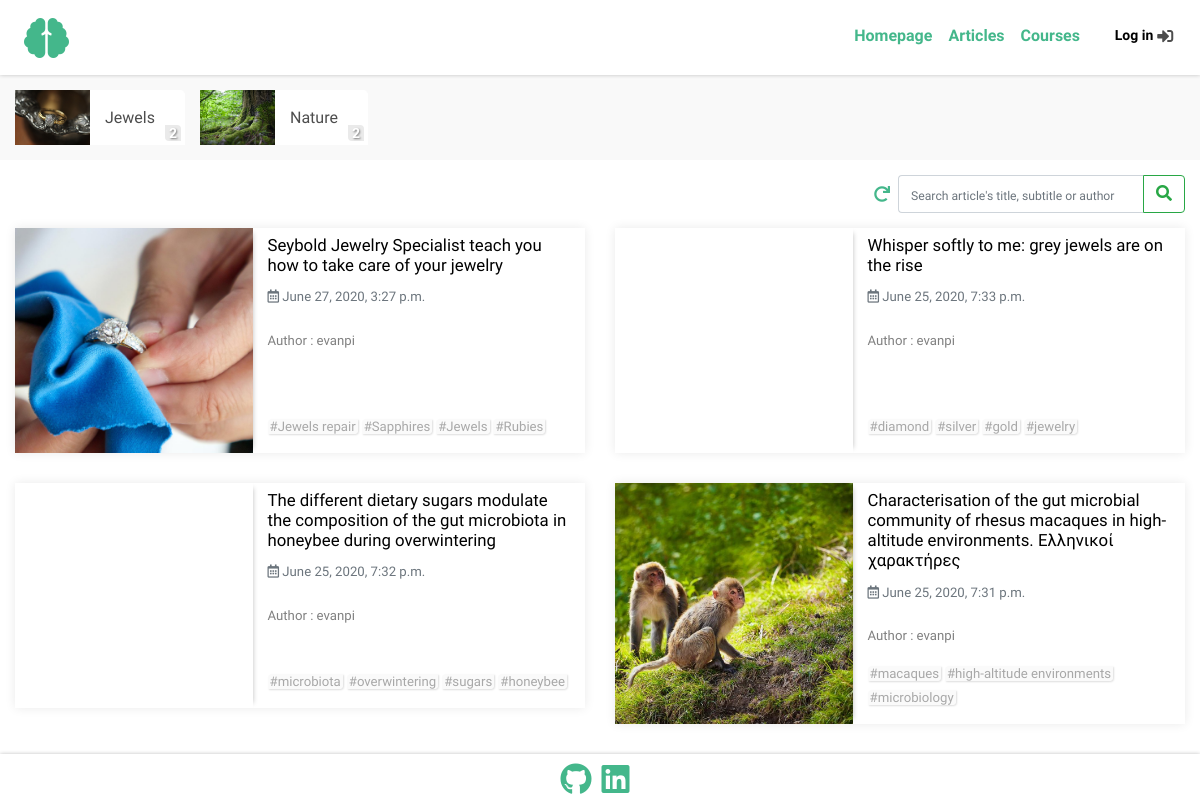
The app's page /articles/ with its own data.
### articles/models.py (models this page shows, shortened)
class ArticlesCategories(models.Model):
    class Meta:
        verbose_name = 'Article Category'
        verbose_name_plural = 'Articles Categories'
    title = models.CharField(max_length=100, unique=True)
    slug = models.SlugField(editable=False,max_length=100,default='')
    image = models.ImageField(upload_to = "Articles_Categories_Images", default='', blank=True)

class Articles(models.Model, HitCountMixin):
    class Meta:
        verbose_name = 'Article'
        verbose_name_plural = 'Articles'
    category = models.ForeignKey(ArticlesCategories, on_delete=models.SET_NULL, null=True, blank=True)
    title = models.TextField(max_length=256,unique=True)
    search = models.CharField(default='',editable=False,max_length=512)
    slug = models.SlugField(editable=False,max_length=256)
    subtitle = models.TextField(max_length=256, blank=True)
    image = models.ImageField(upload_to = "Articles_Images", default='')
    use_image_as_background_in_article = models.BooleanField(default=True)
    article = RichTextUploadingField(external_plugin_resources=[('exportpdf','/static/articles/js/exportpdf/','plugin.js')])
    tags = TaggableManager(blank=True)
    created = models.DateTimeField(auto_now_add=True)
    updated = models.DateTimeField(auto_now=True)
    publish_date = models.DateTimeField()
    author = models.CharField(editable=False, default='', max_length=256)

### articles/views.py (the view)
# urls.py: path('', include('articles.urls')),
def articles(request):
    current_datetime = localtime(now())
    categories = ArticlesCategories.objects.annotate(articles_count=Count('articles', filter=Q(articles__publish_date__lte=current_datetime)))
    articles = Articles.objects.filter(publish_date__lte=current_datetime).order_by('-publish_date')
    if request.method == 'POST':
        mut = request.POST.copy()
        mut['search'] = ''.join(c for c in unicodedata.normalize('NFD', mut['search'].lower()) if unicodedata.category(c) != 'Mn')
        articles_Filter = ArticlesFilter(mut, queryset=articles)
        articles = articles_Filter.qs
    else:
        articles_Filter = ArticlesFilter()
    paginator = Paginator(articles, 6)
    page_number = request.GET.get('page')
    page_obj = paginator.get_page(page_number)
    context = {'categories':categories,'articles':articles,'page_obj':page_obj,'articles_Filter':articles_Filter}
    return render(request, 'articles/articles.html', context)

### articles/templates/articles/articles.html (shortened to what this page needs)
{% extends 'articles/base.html' %}
{% load static %}
{% load thumbnail %}
{% load articles %}
{% block links %}
<link rel="stylesheet" href="{% static 'articles/css/articles.css' %}">
{% endblock %}
{% block main %}
{% include 'articles/navigation.html' %}
<div id="categories-container-wrapper" style="padding-top:15px; padding-bottom:15px; background:#f9f9f9;" class="text-center">
  {% for category in categories %}
  <div class="categories-container">
    <a href="{% url 'articlesCategory' category.slug %}">
      {% thumbnail category.image "200x200" quality=91 as im %}
      <div style="background-image:url({{im.url}});" class="category-image-div">
      </div>
      {% endthumbnail %}
    </a>
    <a href="{% url 'articlesCategory' category.slug %}">
      <div class="category-info">
        <span class="category-title" style="margin:0;">{{category.title}}</span>
        <div class="category-count">
          <span>{{category.articles_count}}</span>
        </div>
      </div>
    </a>
  </div>
  {% endfor %}
</div>
<div style="display: flex; justify-content: flex-end; align-items: center; padding-top:15px;" class="container-fluid">
  <a href="{% url 'articles' %}">
    <div id="restore-default-articles" style="height: 100%; width:32px; display: flex; flex-direction: column; justify-content: center; align-items: center;">
      <i style="color: #44b78b;" class="fas fa-redo"></i>
    </div>
  </a>
  <form id="articles-search-form" action="{% url 'articles' %}" method="POST">
    {{articles_Filter.form.search}}
    <button id="articles-search-submit" class="btn btn-outline-success" type="submit"><i class="fas fa-search"></i></button>
  </form>
</div>
<div id="articles1">
  <div class="container-fluid">
    <div id="articlesContainer" class="row infinite-container">
      {% if articles.count != 0 %}
      {% for article in page_obj %}
      <div class="col-12 col-xl-6 infinite-item">
        <div class="container-fluid">
          <a href="{% url 'article' article.slug %}">
            <div class="row articleRow">
              {% thumbnail article.image "500x500" quality=91 as im %}
              <div style="background-image:url({{im.url}});" class="col-12 col-sm-6 col-xl-5 articleImageDiv">
              </div>
              {% endthumbnail %}
              <div class="col-12 col-sm-6 col-xl-7">
                <div class="articleInfo">
                  <div class="title-Subtitle-Publised-Author">
                      <h4 class="articleTitle">{{article.title}}</h4>
                    <span class="text-muted published"><i class="far fa-calendar-alt"></i> {{article.publish_date}}</span><br>
                    <span class="author">Author : {{article.author}}</span>
                  </div>
                  <div style="display:flex; flex:1; justify-content:space-between; width:100%;">
                    <div class="tags">
                      <div>
                        {% for tag in article.tags.all %}
                        <span>#{{ tag }}</span>
                        {% endfor %}
                      </div>
                    </div>
                  </div>
                </div>
              </div>
            </div>
          </a>
        </div>
      </div>
      {% endfor %}
      {% endif %}
    </div>
  </div>
</div>
{% endblock %}
{% block footer %}
{% include 'articles/footer.html' %}
{% endblock %}

### articles/static/articles/css/base.css (style rules this page uses)
#Site { display: flex; min-height: 100vh; flex-direction: column; }
body, html { font-family: 'Didact Gothic'; max-width: 100vw !important; overflow-x: hidden; }
a { text-decoration: none !important; outline: none !important; }

### articles/static/articles/css/articles.css (style rules this page uses)
#categories-container-wrapper { display: flex; justify-content: flex-start; align-items: center; max-width: 100vw; overflow-x: auto; }
.categories-container { display: flex; justify-content: flex-start; align-items: center; transition: 0.4s; cursor: pointer; margin-left: 15px; border-top-right-radius: 5px; border-bottom-right-radius: 5px; }
.category-image-div { background-position: center; background-size: cover; background-repeat: no-repeat; height: 55px; width: 75px; }
.category-info { height: 55px; display: flex; flex-direction: column; justify-content: center; align-items: center; background-color: #fff; padding-left: 15px; padding-right: 30px; white-space: nowrap; border-top-right-radius: 5px; border-width: 1px; border-color: #eaeaea; color: #4d4d4d; position: relative; }
.category-count { height: 16px; width: 16px; background: #eaeaea; border-top-right-radius: 4px; border-bottom-left-radius: 4px; color: #fff; display: flex; flex-direction: column; justify-content: center; align-items: center; position: absolute; bottom: 4px; right: 4px; font-size: 14px; font-weight: bold; text-shadow: 1px 1px 2px gray; }
#articles1 { width: 100%; display: flex; flex-direction: column; justify-content: flex-start; align-items: center; padding-top: 15px; }
.articleRow { box-shadow: 0px 0px 10px #eaeaea; margin-bottom: 30px; transition: 0.4s; background: white; }
.articleInfo { display: flex; flex-direction: column; justify-content: flex-start; align-items: flex-start; height: 100%; }
.title-Subtitle-Publised-Author { display: flex; flex-direction: column; justify-content: space-between; }
.articleImageDiv { padding: 0; background-position: center; background-size: cover; background-repeat: no-repeat; box-shadow: 5px 0 5px -5px silver; min-height: 225px; }
.title-Subtitle-Publised-Author .articleTitle { margin-top: 7px; color: black; font-size: 1.05rem; }
.author { font-family: 'Didact Gothic', sans-serif; margin: 0; font-weight: normal; color: gray; font-size: 13.2px; }
.published { margin-top: 4px; font-size: 13.2px; }
.tags { width: 100%; display: flex; flex-direction: column; justify-content: flex-end; align-items: flex-start; margin-top: 15px; margin-bottom: 15px; }
.tags span { border: none; border-radius: 0; box-shadow: 1px 1px 2px #dedede; color: #a8a8a8; padding-left: 2px; padding-right: 2px; border-top-left-radius: 4px; border-bottom-right-radius: 4px; background: #fafafa; font-size:13.2px; }
#articles-search-form { display:flex; }
#articles-search-input { border-right: none; border-top-right-radius: 0px; border-bottom-right-radius: 0px; }
#articles-search-input::placeholder { font-size: 12.2px; }
#articles-search-submit { border-top-left-radius: 0px; border-bottom-left-radius: 0px; }

### records on screen
ArticlesCategories: shows a picture, title "Jewels", articles_count "2"
ArticlesCategories: shows a picture, title "Nature", articles_count "2"
Articles: shows a picture, title "Seybold Jewelry Specialist teach you how to take care of your jewelry", publish_date "June 27, 2020, 3:27 p.m.", author "evanpi"
Tag: name "Jewels repair"
Tag: name "Sapphires"
Tag: name "Jewels"
Tag: name "Rubies"
Articles: title "Whisper softly to me: grey jewels are on the rise", publish_date "June 25, 2020, 7:33 p.m.", author "evanpi"
Tag: name "diamond"
Tag: name "silver"
Tag: name "gold"
Tag: name "jewelry"
Articles: title "The different dietary sugars modulate the composition of the gut microbiota in honeybee during overwintering", publish_date "June 25, 2020, 7:32 p.m.", author "evanpi"
Tag: name "microbiota"
Tag: name "overwintering"
Tag: name "sugars"
Tag: name "honeybee"
Articles: shows a picture, title "Characterisation of the gut microbial community of rhesus macaques in high-altitude environments. Ελληνικοί χαρακτήρες", publish_date "June 25, 2020, 7:31 p.m.", author "evanpi"
Tag: name "macaques"
Tag: name "high-altitude environments"
Tag: name "microbiology"
